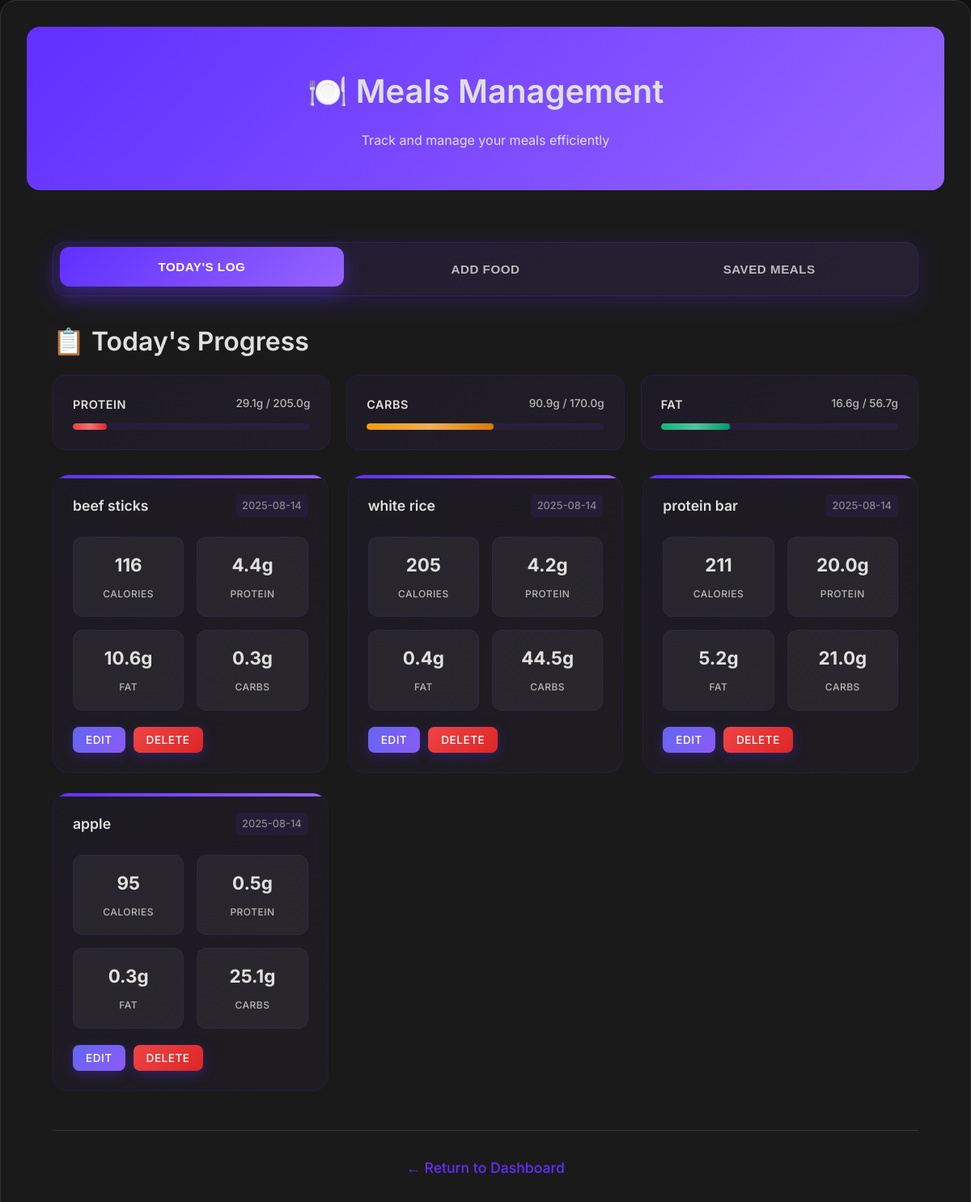
/meals (signed in), run on an earlier commit of the app's database.
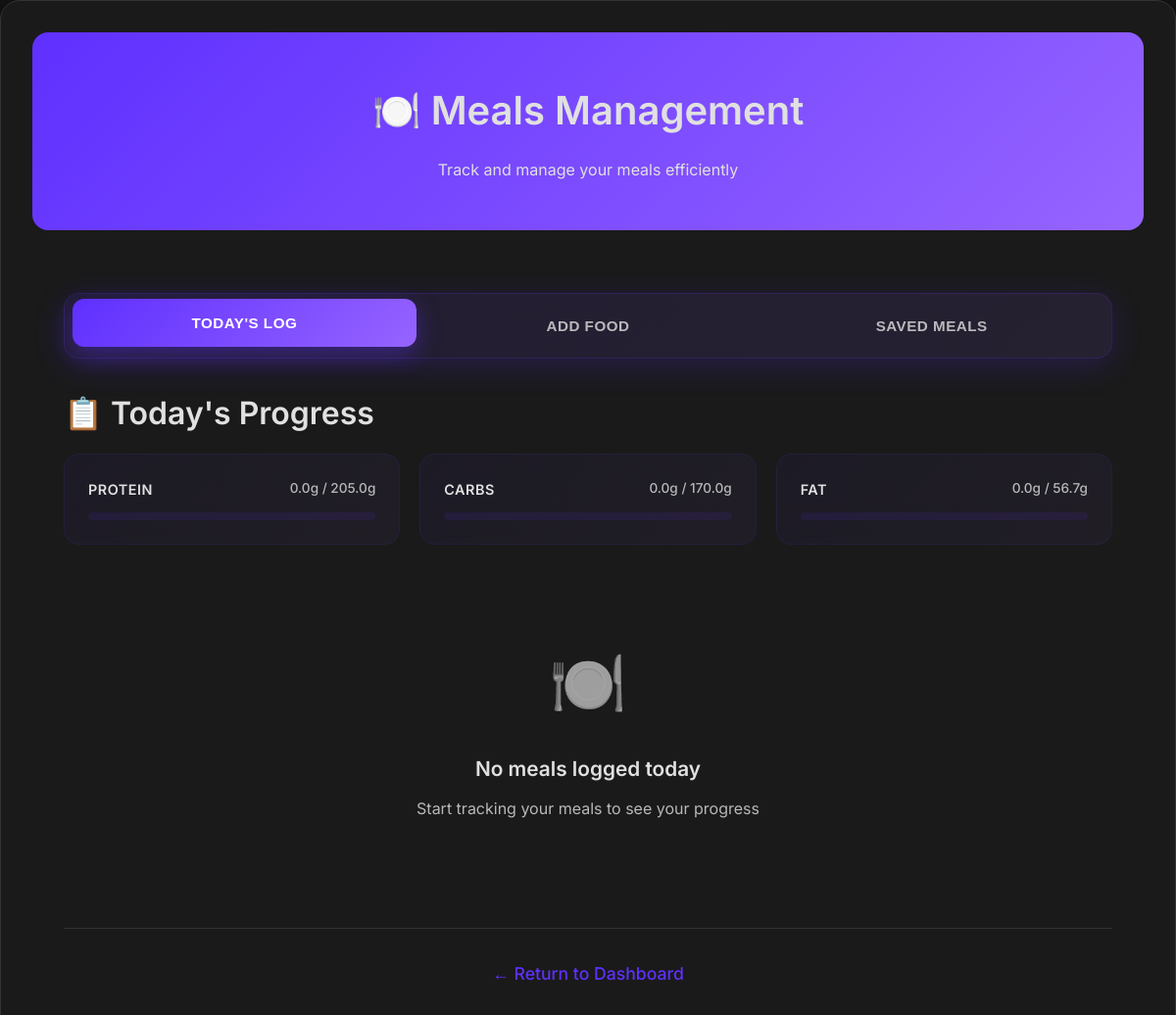
And on a later commit of the database.
### tables this page shows
CREATE TABLE goals (
            id INTEGER PRIMARY KEY AUTOINCREMENT,
            user_id INTEGER,
            weight_goal REAL,
            calorie_goal INTEGER, protein_goal REAL, carbs_goal REAL, fat_goal REAL,
            FOREIGN KEY (user_id) REFERENCES users(id)
        );

CREATE TABLE meals (
            id INTEGER PRIMARY KEY AUTOINCREMENT,
            user_id INTEGER,
            meal_name TEXT,
            calories REAL,
            protein REAL,
            fat REAL,
            carbs REAL,
            date TEXT, quantity REAL, unit TEXT, meal_session_id TEXT,
            FOREIGN KEY (user_id) REFERENCES users(id)
        );

### cedhealth_app.py (the view, shortened to what this page needs)
@app.route('/meals', methods=['GET', 'POST'])
def meals():
    if 'user_id' not in session:
        return redirect(url_for('login'))
    nutrition_data = None
    error_message = None
    analyze_results = []
    total_nutrition = {'calories': 0, 'protein': 0, 'fat': 0, 'carbs': 0, 'fiber': 0}
    date_filter = request.args.get('date')
    if not date_filter:
        date_filter = datetime.now().date().isoformat()
    user_id = session['user_id']
    conn = sqlite3.connect('cedhealth.db')
    c = conn.cursor()
    c.execute('SELECT * FROM meals WHERE user_id = ? AND date = ? ORDER BY id DESC',
              (user_id, date_filter))
    meals_by_user = c.fetchall()
    c.execute('SELECT SUM(protein), SUM(carbs), SUM(fat) FROM meals WHERE user_id = ? AND date = ?',
              (user_id, date_filter))
    macro_totals = c.fetchone()
    c.execute('SELECT protein_goal, carbs_goal, fat_goal FROM goals WHERE user_id = ?', (user_id,))
    macro_goals = c.fetchone()
    c.execute('''
        SELECT sm.id, sm.meal_name, sm.created_date,
               SUM(smi.calories) as total_calories,
               SUM(smi.protein) as total_protein,
               SUM(smi.fat) as total_fat,
               SUM(smi.carbs) as total_carbs
        FROM saved_meals sm
        LEFT JOIN saved_meal_items smi ON sm.id = smi.saved_meal_id
        WHERE sm.user_id = ?
        GROUP BY sm.id, sm.meal_name, sm.created_date
        ORDER BY sm.created_date DESC
    ''', (user_id,))
    saved_meals_data = c.fetchall()
    conn.close()
    return render_template('meals.html',
                           meals=meals_by_user,
                           selected_date=date_filter,
                           nutrition_data=nutrition_data,
                           error_message=error_message,
                           macro_totals=macro_totals,
                           macro_goals=macro_goals,
                           current_date=datetime.now().date().isoformat(),
                           saved_meals=saved_meals_data,
                           analyze_results=analyze_results,
                           total_nutrition=total_nutrition)

### templates/meals.html (shortened to what this page needs)
<!DOCTYPE html>
<html lang="en">
<head>
    <link rel="stylesheet" href="/static/style.css">
</head>
<body>
    <div class="container">
        <div class="header">
            <h1>🍽️ Meals Management</h1>
            <p>Track and manage your meals efficiently</p>
        </div>
        <div class="content">
            <div class="meal-tabs">
                <button class="meal-tab active" onclick="switchTab('today-log')">Today's Log</button>
                <button class="meal-tab" onclick="switchTab('add-food')">Add Food</button>
                <button class="meal-tab" onclick="switchTab('saved-meals')">Saved Meals</button>
            </div>
            <div id="today-log" class="tab-content active">
                <div class="section-card">
                    <h2>📋 Today's Progress</h2>
                    <div class="macro-grid">
                        <div class="macro-item">
                            <div class="macro-header">
                                <span class="macro-label">Protein</span>
                                <span class="macro-progress">
                                    {{ "%.1f"|format(macro_totals[0] or 0) }}g / {{ "%.1f"|format(macro_goals[0] or 0) }}g
                                </span>
                            </div>
                            <div class="progress-bar">
                                <div class="progress-fill protein-fill" style="width: {{ ((macro_totals[0] or 0) / (macro_goals[0] or 1) * 100) if macro_goals and macro_goals[0] else 0 }}%"></div>
                            </div>
                        </div>
                        <div class="macro-item">
                            <div class="macro-header">
                                <span class="macro-label">Carbs</span>
                                <span class="macro-progress">
                                    {{ "%.1f"|format(macro_totals[1] or 0) }}g / {{ "%.1f"|format(macro_goals[1] or 0) }}g
                                </span>
                            </div>
                            <div class="progress-bar">
                                <div class="progress-fill carbs-fill" style="width: {{ ((macro_totals[1] or 0) / (macro_goals[1] or 1) * 100) if macro_goals and macro_goals[1] else 0 }}%"></div>
                            </div>
                        </div>
                        <div class="macro-item">
                            <div class="macro-header">
                                <span class="macro-label">Fat</span>
                                <span class="macro-progress">
                                    {{ "%.1f"|format(macro_totals[2] or 0) }}g / {{ "%.1f"|format(macro_goals[2] or 0) }}g
                                </span>
                            </div>
                            <div class="progress-bar">
                                <div class="progress-fill fat-fill" style="width: {{ ((macro_totals[2] or 0) / (macro_goals[2] or 1) * 100) if macro_goals and macro_goals[2] else 0 }}%"></div>
                            </div>
                        </div>
                    </div>
                    {% if meals %}
                        <div class="meals-grid">
                            {% for meal in meals %}
                                <div class="meal-card">
                                    <div class="meal-header">
                                        <h3>{{ meal[2] }}</h3>
                                        <span class="meal-date">{{ meal[7] }}</span>
                                    </div>
                                    <div class="meal-nutrition">
                                        <div class="nutrition-item">
                                            <span class="value">{{ "%.0f"|format(meal[3]) }}</span>
                                            <span class="label">Calories</span>
                                        </div>
                                        <div class="nutrition-item">
                                            <span class="value">{{ "%.1f"|format(meal[4]) }}g</span>
                                            <span class="label">Protein</span>
                                        </div>
                                        <div class="nutrition-item">
                                            <span class="value">{{ "%.1f"|format(meal[5]) }}g</span>
                                            <span class="label">Fat</span>
                                        </div>
                                        <div class="nutrition-item">
                                            <span class="value">{{ "%.1f"|format(meal[6]) }}g</span>
                                            <span class="label">Carbs</span>
                                        </div>
                                    </div>
                                    <div class="meal-actions" style="display: flex; gap: 10px; margin-top: 16px;">
                                        <button class="btn btn-secondary" onclick="editMeal({{ meal[0] }}, '{{ meal[2] }}', {{ meal[3] }}, {{ meal[4] }}, {{ meal[5] }}, {{ meal[6] }})" style="background: linear-gradient(135deg, #6366f1 0%, #8b5cf6 100%); color: white; border: none; padding: 8px 16px; border-radius: 8px; font-size: 0.85rem; font-weight: 500;">Edit</button>
                                        <form method="POST" action="{{ url_for('delete_meal', meal_id=meal[0]) }}" style="display: inline;">
                                            <button type="submit" class="btn btn-danger" onclick="return confirm('Delete this meal?')">Delete</button>
                                        </form>
                                    </div>
                                </div>
                            {% endfor %}
                        </div>
                    {% else %}
                        <div class="empty-state">
                            <div class="empty-icon">🍽️</div>
                            <h3>No meals logged today</h3>
                            <p>Start tracking your meals to see your progress</p>
                        </div>
                    {% endif %}
                </div>
            </div>
            <div class="back-link">
                <a href="/dashboard">← Return to Dashboard</a>
            </div>
        </div>
    </div>
</body>
</html>

### static/style.css (style rules this page uses)
* { margin: 0; padding: 0; box-sizing: border-box; }
:root { --primary-bg: #121212; --secondary-bg: #1A1A1A; --tertiary-bg: #2A2A2A; --card-bg: #1A1A1A; --accent-color: #5f30ff; --accent-gradient: linear-gradient(135deg, #5f30ff 0%, #9664ff 100%); --accent-hover: #7c3aed; --text-primary: #e0e0e0; --text-secondary: #B8B8B8; --text-muted: #888888; --border-color: #333333; --shadow-light: rgba(95, 48, 255, 0.1); --shadow-medium: rgba(0, 0, 0, 0.3); --shadow-heavy: rgba(0, 0, 0, 0.5); --radius-sm: 8px; --radius-md: 12px; --radius-lg: 16px; --radius-xl: 20px; --space-xs: 0.5rem; --space-sm: 0.75rem; --space-md: 1rem; --space-lg: 1.5rem; --space-xl: 2rem; --space-2xl: 3rem; }
body { font-family: 'Inter', 'Poppins', -apple-system, BlinkMacSystemFont, 'Segoe UI', Roboto, sans-serif; line-height: 1.6; color: var(--text-primary); background-color: var(--primary-bg); min-height: 100vh; font-weight: 400; }
h1, h2, h3, h4, h5, h6 { font-weight: 600; margin-bottom: var(--space-md); color: var(--text-primary); font-family: 'Inter', sans-serif; }
h1 { font-size: 2.5rem; }
h2 { font-size: 2rem; }
h3 { font-size: 1.5rem; }
p, span, div, label, li, td, th { color: var(--text-primary); font-family: 'Inter', sans-serif; }
a { color: var(--accent-color); text-decoration: none; transition: color 0.3s ease; }
.container { max-width: 1200px; margin: 0 auto; padding: var(--space-xl); background: var(--card-bg); border-radius: var(--radius-xl); box-shadow: 0 8px 32px var(--shadow-medium); border: 1px solid var(--border-color); }
.header, .page-header { background: var(--accent-gradient); color: white; padding: var(--space-2xl) var(--space-xl); text-align: center; border-radius: var(--radius-lg); margin-bottom: var(--space-xl); position: relative; }
.back-link { text-align: center; margin-top: var(--space-2xl); padding-top: var(--space-xl); border-top: 1px solid var(--border-color); }
.back-link a { color: var(--accent-color); text-decoration: none; font-weight: 500; transition: color 0.3s ease; font-size: 1.1rem; }
.content { padding: var(--space-xl); }

### templates/meals.html (style rules this page uses)
.meal-tabs { display: flex; background: linear-gradient(135deg, rgba(95, 48, 255, 0.1) 0%, rgba(150, 100, 255, 0.1) 100%); border-radius: 16px; padding: 8px; margin-bottom: 30px; box-shadow: 0 8px 32px rgba(95, 48, 255, 0.2); border: 1px solid rgba(95, 48, 255, 0.2); }
.meal-tab { flex: 1; padding: 16px 24px; background: transparent; border: none; border-radius: 12px; color: rgba(224, 224, 224, 0.8); font-weight: 600; cursor: pointer; transition: all 0.4s cubic-bezier(0.4, 0, 0.2, 1); position: relative; font-size: 0.95rem; text-transform: uppercase; letter-spacing: 0.5px; }
.meal-tab.active { background: linear-gradient(135deg, #5f30ff 0%, #9664ff 100%); color: white; transform: translateY(-3px); box-shadow: 0 8px 25px rgba(95, 48, 255, 0.4); }
.tab-content { display: none; animation: fadeIn 0.5s ease-in-out; }
.tab-content.active { display: block; }
.macro-grid { display: grid; grid-template-columns: repeat(auto-fit, minmax(250px, 1fr)); gap: 20px; margin-bottom: 30px; }
.macro-item { background: linear-gradient(135deg, rgba(95, 48, 255, 0.05) 0%, rgba(150, 100, 255, 0.05) 100%); border-radius: 16px; padding: 24px; border: 1px solid rgba(95, 48, 255, 0.1); transition: all 0.3s ease; }
.macro-header { display: flex; justify-content: space-between; align-items: center; margin-bottom: 12px; }
.macro-label { font-weight: 600; color: var(--text-primary); font-size: 0.9rem; text-transform: uppercase; letter-spacing: 0.5px; }
.macro-progress { font-size: 0.85rem; color: var(--text-secondary); font-weight: 500; }
.progress-bar { width: 100%; height: 8px; background: rgba(95, 48, 255, 0.1); border-radius: 4px; overflow: hidden; position: relative; }
.empty-state { text-align: center; padding: 60px 20px; color: var(--text-secondary); }
.empty-icon { font-size: 4rem; margin-bottom: 20px; opacity: 0.6; }
.empty-state h3 { color: var(--text-primary); margin-bottom: 12px; font-size: 1.3rem; }
.empty-state p { color: var(--text-secondary); font-size: 1rem; line-height: 1.6; }

What changed in the data, as far as the page shows it:
removed meals: meal_name "beef sticks", date "2025-08-14", calories "116", protein "4.4", fat "10.6", carbs "0.3"
removed meals: meal_name "white rice", date "2025-08-14", calories "205", protein "4.2", fat "0.4", carbs "44.5"
removed meals: meal_name "protein bar", date "2025-08-14", calories "211", protein "20.0", fat "5.2", carbs "21.0"
removed meals: meal_name "apple", date "2025-08-14", calories "95", protein "0.5", fat "0.3", carbs "25.1"
Also different on the page:
{{ "%.1f"|format(macro_totals[0] or 0) }}: "29.1" → "0.0"
{{ "%.1f"|format(macro_totals[1] or 0) }}: "90.9" → "0.0"
{{ "%.1f"|format(macro_totals[2] or 0) }}: "16.6" → "0.0"
text now shown: "🍽️ No meals logged today Start tracking your meals to see your progress"
